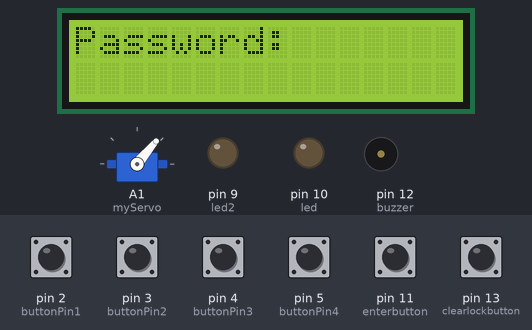
The sketch below on a simulated Arduino Uno, built with avr-gcc and run on an emulated ATmega328P. On the bench: servo, 16×2 character LCD, output pins drawn as LEDs (lit = HIGH), buzzer (waves = sounding, pin HIGH). The inputs (shaded band) are chosen by the test bench; at power-on: pin 2 (buttonPin1), pin 3 (buttonPin2), pin 4 (buttonPin3), pin 5 (buttonPin4), pin 11 (enterbutton), pin 13 (clearlockbutton) HIGH.

Above: at 3.2 s.
3.3 s: pin 11 (enterbutton) pulled LOW for 0.15 s
At 4.4 s:
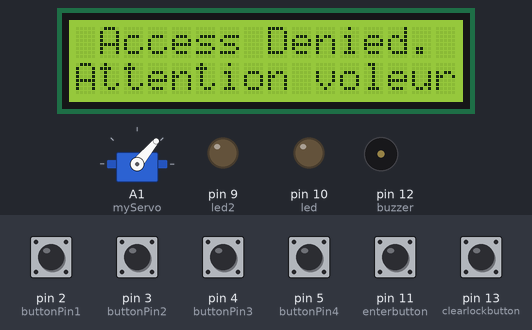
At 6.1 s:
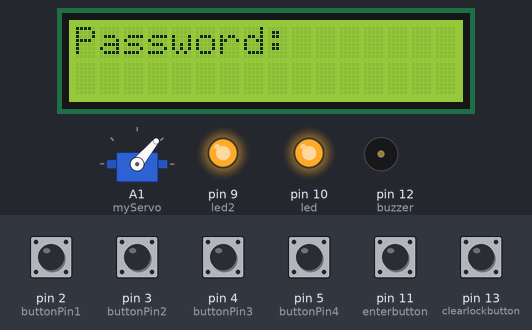
Timing chart, 0 to 7.6 s (numbered marks = the images above; inputs shaded):
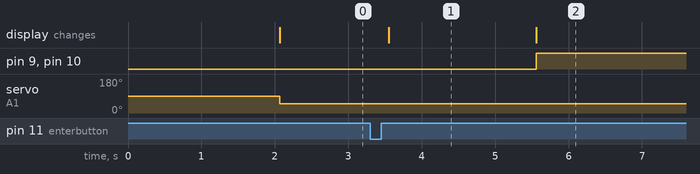

Measured:
- after the input at 3.3 s, pin 9 (led2), pin 10 (led): LOW → HIGH after 2.3 s; the display: changes after 0.25 s (image 1)
- what the display in image 1 shows lasts 2.0 s, from 3.6 s to 5.6 s

The sketch:

sketch_dec22f.ino
```cpp
#include <LiquidCrystal.h>
#include <EEPROM.h>
#include <Servo.h>

int address = 0;
static unsigned long SaveTimer;
static unsigned long SaveDelay = (30 * 1000);


char CODE[10] = "1444E";
char Str[10];
char CodeLength = 4;
int Pos = 0;
bool Unlocked;
static unsigned long DisplayTimer;
static unsigned long DisplayDelay = 200;

LiquidCrystal lcd(A3, A2, A4, 8, 7, 6);

int buzzer = 12;
int led = 10;
int buttonPin1 = 2;
int buttonPin2 = 3;
int buttonPin3 = 4;
int buttonPin4 = 5;
int led2 = 9 ;
int enterbutton = 11;
int clearlockbutton = 13;


Servo myServo;

void setup() {
 pinMode(buzzer,OUTPUT);
 pinMode(led,OUTPUT);
  myServo.attach(A1);
  pinMode(led2,OUTPUT);
  int EEPROMCodeOK = true;
  for (Pos = 0; Pos <= (CodeLength); Pos++) {
    Str[Pos] =  EEPROM.read(Pos);
    if (!(strrchr("1123456789", Str[Pos]))) {
      // not a valid code
      EEPROMCodeOK = false;
    }
  }
  Pos++;
  Str[Pos] =  EEPROM.read(Pos);
  if (Str[CodeLength + 1] != 'E') EEPROMCodeOK = false;
  if (EEPROMCodeOK) {
    Str[CodeLength + 2] = '\0';
    strncpy(CODE, Str, CodeLength + 1);
  }
  ClearCode();

  pinMode(buttonPin1, INPUT_PULLUP);
  pinMode(buttonPin2, INPUT_PULLUP);
  pinMode(buttonPin3, INPUT_PULLUP);
  pinMode(buttonPin4, INPUT_PULLUP);

  pinMode(enterbutton, INPUT_PULLUP);
  pinMode(clearlockbutton, INPUT_PULLUP);

  lcd.begin(16, 2);
  lcd.setCursor(0, 0);
  lcd.print("Hello.");
  delay(2000);
  lcd.clear();
  lcd.setCursor(0, 0);
  lcd.print("Password:");

  DisplayTimer = millis() + 200;
}


void loop() {

  Lock();

  Pos = constrain(Pos, 0, CodeLength);

  int buttonState1 = digitalRead(buttonPin1);
  int buttonState2 = digitalRead(buttonPin2);
  int buttonState3 = digitalRead(buttonPin3);
  int buttonState4 = digitalRead(buttonPin4);

  int clButtonState = digitalRead(clearlockbutton);
  int enterButtonState = digitalRead(enterbutton);

  lcd.setCursor(9, 0);

  if (buttonState1 == LOW) {
    Str[Pos] = '1';
    Pos++;
    Str[Pos] = '\0';
    delay(250);
    while (digitalRead(buttonPin1) == LOW);

  }

  else if (buttonState2 == LOW) {
    Str[Pos] = '2';
    Pos++;
    Str[Pos] = '\0';
    delay(250);
    while (digitalRead(buttonPin2) == LOW);

  }

  else if (buttonState3 == LOW) {
    Str[Pos] = '3';
    Pos++;
    Str[Pos] = '\0';
    delay(250);
    while (digitalRead(buttonPin3) == LOW);
  }

  else if (buttonState4 == LOW) {
    Str[Pos] = '4';
    Pos++;
    Str[Pos] = '\0';
    delay(250);
    while (digitalRead(buttonPin4) == LOW);

  }
  else if (enterButtonState == LOW) {
    Str[Pos] = 'E';
    Pos++;
    Str[Pos] = '\0';
    delay(250);
    while (digitalRead(buttonPin1) == LOW);
     if (strcmp (Str,CODE) == 0) {
      Unlocked = true;
      lcd.setCursor(0, 0);
      lcd.print(" Access Granted");
      delay(2000);
      lcd.clear();
      lcd.print("    Unlocked");
       digitalWrite(led,LOW);
       digitalWrite(led2,LOW);
       delay(2000);
      digitalWrite(buzzer,HIGH);
  delay(2000);


    }
    else if (SaveTimer > millis() && (Pos + 1) == CodeLength) {

      strcpy(CODE, Str);
      for (Pos = 0; Pos <= (CodeLength + 1); Pos++) {
        EEPROM.write(Pos, Str[Pos]);
      }
      lcd.setCursor(0, 0);
      lcd.print("Saving Code:");
      lcd.setCursor(0, 1);
      lcd.print(Str);

      Unlocked = true;
    }

    else {

      {lcd.setCursor(0,0);
      lcd.print(" Access Denied.");
      lcd.setCursor(0,1);
      lcd.print("Attention voleur.");
      delay(2000);
      }
      lcd.clear();
      lcd.print("Password:");
       digitalWrite(led,HIGH);
       digitalWrite(led2,HIGH);
       delay(5000);
     digitalWrite(buzzer,LOW);
  delay(5000);

    }

    while (Unlocked) {
      Unlock();
      if (digitalRead(clearlockbutton) == LOW) {
        delay(200);
        lcd.clear();
        lcd.print("     Locked");
        delay(2000);
        lcd.clear();
        Unlocked = false;
        SaveTimer = millis() + 30000;
      }
    }

    ClearCode();


  }

  else if (clButtonState == LOW) {
    delay(500);

    while (clearlockbutton == LOW);
    if ((millis() - SaveTimer) > 4500) {

    }

    ClearCode();

  }

  if ( (long)( millis() - DisplayTimer ) >= 0) {
    DisplayTimer += DisplayDelay;
    lcd.setCursor(9, 0);
    lcd.print(Str);
    lcd.print("     ");

  }
}

void ClearCode() {

  Pos = 0;
  Str[Pos] = '\0';
  lcd.setCursor(0, 0);
  lcd.print("Password:");
  lcd.setCursor(0, 1);
  lcd.print("          ");

 digitalWrite(buzzer,LOW);


}

void Unlock() {

  myServo.write(150);

}

void Lock() {

  myServo.write(50);

}
```
